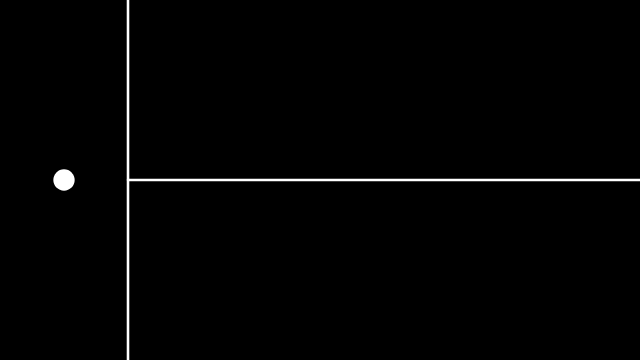
Frame 1 (no input)
Frame 60 (no input): identical to frame 1, image omitted
Frame 120 (the mouse pressed at the canvas centre since frame 60): identical to frame 1, image omitted

The p5.js sketch that drew this single still picture (run headless with seeded random() and noise() and a simulated clock; from frame 60 on, the mouse is pressed at the canvas centre):

// p5.js sketch
// ── sketch.js
let osc, gra, w=640, h=360, start, stat = false;

function setup()
{
  createCanvas(w, h);
  osc = new Oscillator();
  gra = new Graph();
  start = createButton('start');
  start.mousePressed(startPressed);
}

function draw()
{
  colorMode(HSL);
  background(0);

  push();
  translate(w/5, h/2);
  strokeWeight(w/250);
  stroke(255);
  line(0, 0 , w*4/5, 0);
  line(0,-h/2,0,h/2);
  pop();

  osc.display();
  if(stat == true)
  {
    gra.plot(osc.d);
    osc.update();
  }
}

function startPressed()
{
  stat = !stat;
  if(stat == true)
    start.html("stop");
  else
   start.html("start");
}

// ── Graph.js
class Graph
{
  constructor()
  {
    this.graphs = new Points();
  }

  plot(y)
  {
    this.graphs.y[this.graphs.y.length] = y;
    push();
    translate(w/5, h/2);
    for(let x=0;x<this.graphs.y.length;x++)
    {
      stroke(this.graphs.col);
      strokeWeight(w/250);
      line(x-1,this.graphs.y[x-1], x, this.graphs.y[x]);
    }
    pop();
  }
}

class Points
{
  constructor()
  {
    this.y = [];
    colorMode(HSL);
    this.col = color(random(0, 255), random(80, 100), random(40, 60));
  }
}

// ── Oscillator.js
class Oscillator
{

  display()
  {
    fill(255);
    noStroke();
    ellipse(w/10, h/2, w/30, w/30);
  }
}
